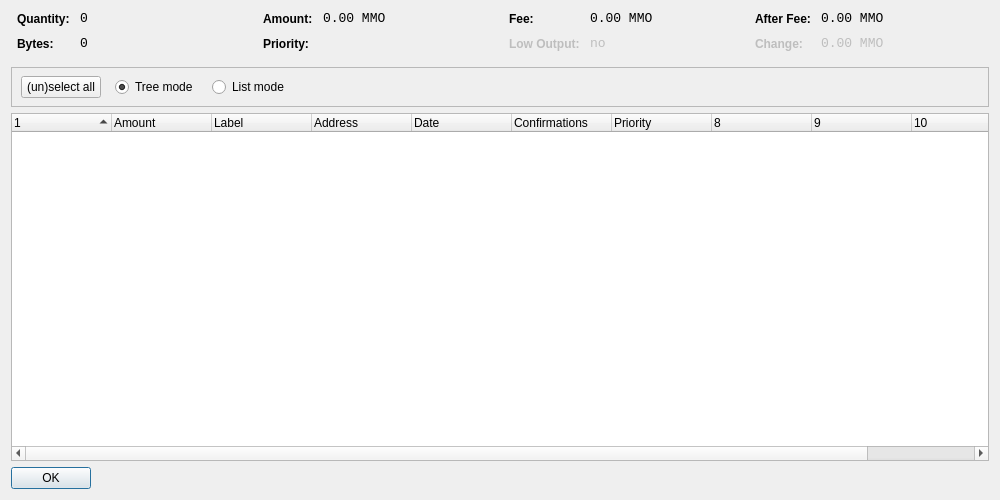
<?xml version="1.0" encoding="UTF-8"?>
<ui version="4.0">
 <class>CoinControlDialog</class>
 <widget class="QDialog" name="CoinControlDialog">
  <property name="geometry">
   <rect>
    <x>0</x>
    <y>0</y>
    <width>1000</width>
    <height>500</height>
   </rect>
  </property>
  <property name="windowTitle">
   <string>Coin Control</string>
  </property>
  <property name="styleSheet">
   <string notr="true">background-image: url(:/images/gr);</string>
  </property>
  <layout class="QVBoxLayout" name="verticalLayout">
   <item>
    <layout class="QHBoxLayout" name="horizontalLayoutTop" stretch="0,0,0,0">
     <property name="topMargin">
      <number>0</number>
     </property>
     <property name="bottomMargin">
      <number>10</number>
     </property>
     <item>
      <layout class="QFormLayout" name="formLayoutCoinControl1">
       <property name="horizontalSpacing">
        <number>10</number>
       </property>
       <property name="verticalSpacing">
        <number>10</number>
       </property>
       <property name="leftMargin">
        <number>6</number>
       </property>
       <property name="rightMargin">
        <number>6</number>
       </property>
       <item row="0" column="0">
        <widget class="QLabel" name="labelCoinControlQuantityText">
         <property name="styleSheet">
          <string notr="true">font-weight:bold;</string>
         </property>
         <property name="text">
          <string>Quantity:</string>
         </property>
        </widget>
       </item>
       <item row="0" column="1">
        <widget class="QLabel" name="labelCoinControlQuantity">
         <property name="font">
          <font>
           <family>Monospace</family>
           <pointsize>10</pointsize>
          </font>
         </property>
         <property name="cursor">
          <cursorShape>IBeamCursor</cursorShape>
         </property>
         <property name="contextMenuPolicy">
          <enum>Qt::ActionsContextMenu</enum>
         </property>
         <property name="text">
          <string notr="true">0</string>
         </property>
         <property name="textInteractionFlags">
          <set>Qt::LinksAccessibleByMouse|Qt::TextSelectableByKeyboard|Qt::TextSelectableByMouse</set>
         </property>
        </widget>
       </item>
       <item row="1" column="0">
        <widget class="QLabel" name="labelCoinControlBytesText">
         <property name="styleSheet">
          <string notr="true">font-weight:bold;</string>
         </property>
         <property name="text">
          <string>Bytes:</string>
         </property>
        </widget>
       </item>
       <item row="1" column="1">
        <widget class="QLabel" name="labelCoinControlBytes">
         <property name="font">
          <font>
           <family>Monospace</family>
           <pointsize>10</pointsize>
          </font>
         </property>
         <property name="cursor">
          <cursorShape>IBeamCursor</cursorShape>
         </property>
         <property name="contextMenuPolicy">
          <enum>Qt::ActionsContextMenu</enum>
         </property>
         <property name="text">
          <string notr="true">0</string>
         </property>
         <property name="textInteractionFlags">
          <set>Qt::LinksAccessibleByMouse|Qt::TextSelectableByKeyboard|Qt::TextSelectableByMouse</set>
         </property>
        </widget>
       </item>
      </layout>
     </item>
     <item>
      <layout class="QFormLayout" name="formLayoutCoinControl2">
       <property name="horizontalSpacing">
        <number>10</number>
       </property>
       <property name="verticalSpacing">
        <number>10</number>
       </property>
       <property name="leftMargin">
        <number>6</number>
       </property>
       <property name="rightMargin">
        <number>6</number>
       </property>
       <item row="0" column="0">
        <widget class="QLabel" name="labelCoinControlAmountText">
         <property name="styleSheet">
          <string notr="true">font-weight:bold;</string>
         </property>
         <property name="text">
          <string>Amount:</string>
         </property>
        </widget>
       </item>
       <item row="0" column="1">
        <widget class="QLabel" name="labelCoinControlAmount">
         <property name="font">
          <font>
           <family>Monospace</family>
           <pointsize>10</pointsize>
          </font>
         </property>
         <property name="cursor">
          <cursorShape>IBeamCursor</cursorShape>
         </property>
         <property name="contextMenuPolicy">
          <enum>Qt::ActionsContextMenu</enum>
         </property>
         <property name="text">
          <string notr="true">0.00 MMO</string>
         </property>
         <property name="textInteractionFlags">
          <set>Qt::LinksAccessibleByMouse|Qt::TextSelectableByKeyboard|Qt::TextSelectableByMouse</set>
         </property>
        </widget>
       </item>
       <item row="1" column="0">
        <widget class="QLabel" name="labelCoinControlPriorityText">
         <property name="styleSheet">
          <string notr="true">font-weight:bold;</string>
         </property>
         <property name="text">
          <string>Priority:</string>
         </property>
        </widget>
       </item>
       <item row="1" column="1">
        <widget class="QLabel" name="labelCoinControlPriority">
         <property name="font">
          <font>
           <family>Monospace</family>
           <pointsize>10</pointsize>
          </font>
         </property>
         <property name="cursor">
          <cursorShape>IBeamCursor</cursorShape>
         </property>
         <property name="contextMenuPolicy">
          <enum>Qt::ActionsContextMenu</enum>
         </property>
         <property name="text">
          <string/>
         </property>
         <property name="textInteractionFlags">
          <set>Qt::LinksAccessibleByMouse|Qt::TextSelectableByKeyboard|Qt::TextSelectableByMouse</set>
         </property>
        </widget>
       </item>
      </layout>
     </item>
     <item>
      <layout class="QFormLayout" name="formLayoutCoinControl3">
       <property name="horizontalSpacing">
        <number>10</number>
       </property>
       <property name="verticalSpacing">
        <number>10</number>
       </property>
       <property name="leftMargin">
        <number>6</number>
       </property>
       <property name="rightMargin">
        <number>6</number>
       </property>
       <item row="0" column="0">
        <widget class="QLabel" name="labelCoinControlFeeText">
         <property name="styleSheet">
          <string notr="true">font-weight:bold;</string>
         </property>
         <property name="text">
          <string>Fee:</string>
         </property>
        </widget>
       </item>
       <item row="0" column="1">
        <widget class="QLabel" name="labelCoinControlFee">
         <property name="font">
          <font>
           <family>Monospace</family>
           <pointsize>10</pointsize>
          </font>
         </property>
         <property name="cursor">
          <cursorShape>IBeamCursor</cursorShape>
         </property>
         <property name="contextMenuPolicy">
          <enum>Qt::ActionsContextMenu</enum>
         </property>
         <property name="text">
          <string notr="true">0.00 MMO</string>
         </property>
         <property name="textInteractionFlags">
          <set>Qt::LinksAccessibleByMouse|Qt::TextSelectableByKeyboard|Qt::TextSelectableByMouse</set>
         </property>
        </widget>
       </item>
       <item row="1" column="0">
        <widget class="QLabel" name="labelCoinControlLowOutputText">
         <property name="enabled">
          <bool>false</bool>
         </property>
         <property name="styleSheet">
          <string notr="true">font-weight:bold;</string>
         </property>
         <property name="text">
          <string>Low Output:</string>
         </property>
        </widget>
       </item>
       <item row="1" column="1">
        <widget class="QLabel" name="labelCoinControlLowOutput">
         <property name="enabled">
          <bool>false</bool>
         </property>
         <property name="font">
          <font>
           <family>Monospace</family>
           <pointsize>10</pointsize>
          </font>
         </property>
         <property name="cursor">
          <cursorShape>IBeamCursor</cursorShape>
         </property>
         <property name="contextMenuPolicy">
          <enum>Qt::ActionsContextMenu</enum>
         </property>
         <property name="text">
          <string notr="true">no</string>
         </property>
         <property name="textInteractionFlags">
          <set>Qt::LinksAccessibleByMouse|Qt::TextSelectableByKeyboard|Qt::TextSelectableByMouse</set>
         </property>
        </widget>
       </item>
      </layout>
     </item>
     <item>
      <layout class="QFormLayout" name="formLayoutCoinControl4">
       <property name="horizontalSpacing">
        <number>10</number>
       </property>
       <property name="verticalSpacing">
        <number>10</number>
       </property>
       <property name="leftMargin">
        <number>6</number>
       </property>
       <property name="rightMargin">
        <number>6</number>
       </property>
       <item row="0" column="0">
        <widget class="QLabel" name="labelCoinControlAfterFeeText">
         <property name="styleSheet">
          <string notr="true">font-weight:bold;</string>
         </property>
         <property name="text">
          <string>After Fee:</string>
         </property>
        </widget>
       </item>
       <item row="0" column="1">
        <widget class="QLabel" name="labelCoinControlAfterFee">
         <property name="font">
          <font>
           <family>Monospace</family>
           <pointsize>10</pointsize>
          </font>
         </property>
         <property name="cursor">
          <cursorShape>IBeamCursor</cursorShape>
         </property>
         <property name="contextMenuPolicy">
          <enum>Qt::ActionsContextMenu</enum>
         </property>
         <property name="text">
          <string notr="true">0.00 MMO</string>
         </property>
         <property name="textInteractionFlags">
          <set>Qt::LinksAccessibleByMouse|Qt::TextSelectableByKeyboard|Qt::TextSelectableByMouse</set>
         </property>
        </widget>
       </item>
       <item row="1" column="0">
        <widget class="QLabel" name="labelCoinControlChangeText">
         <property name="enabled">
          <bool>false</bool>
         </property>
         <property name="styleSheet">
          <string notr="true">font-weight:bold;</string>
         </property>
         <property name="text">
          <string>Change:</string>
         </property>
        </widget>
       </item>
       <item row="1" column="1">
        <widget class="QLabel" name="labelCoinControlChange">
         <property name="enabled">
          <bool>false</bool>
         </property>
         <property name="font">
          <font>
           <family>Monospace</family>
           <pointsize>10</pointsize>
          </font>
         </property>
         <property name="cursor">
          <cursorShape>IBeamCursor</cursorShape>
         </property>
         <property name="contextMenuPolicy">
          <enum>Qt::ActionsContextMenu</enum>
         </property>
         <property name="text">
          <string notr="true">0.00 MMO</string>
         </property>
         <property name="textInteractionFlags">
          <set>Qt::LinksAccessibleByMouse|Qt::TextSelectableByKeyboard|Qt::TextSelectableByMouse</set>
         </property>
        </widget>
       </item>
      </layout>
     </item>
    </layout>
   </item>
   <item>
    <widget class="QFrame" name="frame">
     <property name="minimumSize">
      <size>
       <width>0</width>
       <height>40</height>
      </size>
     </property>
     <property name="frameShape">
      <enum>QFrame::StyledPanel</enum>
     </property>
     <property name="frameShadow">
      <enum>QFrame::Sunken</enum>
     </property>
     <widget class="QWidget" name="horizontalLayoutWidget">
      <property name="geometry">
       <rect>
        <x>10</x>
        <y>0</y>
        <width>781</width>
        <height>41</height>
       </rect>
      </property>
      <layout class="QHBoxLayout" name="horizontalLayoutPanel" stretch="0,0,0,0">
       <property name="spacing">
        <number>14</number>
       </property>
       <item>
        <widget class="QPushButton" name="pushButtonSelectAll">
         <property name="sizePolicy">
          <sizepolicy hsizetype="Maximum" vsizetype="Fixed">
           <horstretch>0</horstretch>
           <verstretch>0</verstretch>
          </sizepolicy>
         </property>
         <property name="text">
          <string>(un)select all</string>
         </property>
        </widget>
       </item>
       <item>
        <widget class="QRadioButton" name="radioTreeMode">
         <property name="sizePolicy">
          <sizepolicy hsizetype="Maximum" vsizetype="Fixed">
           <horstretch>0</horstretch>
           <verstretch>0</verstretch>
          </sizepolicy>
         </property>
         <property name="text">
          <string>Tree mode</string>
         </property>
         <property name="checked">
          <bool>true</bool>
         </property>
        </widget>
       </item>
       <item>
        <widget class="QRadioButton" name="radioListMode">
         <property name="sizePolicy">
          <sizepolicy hsizetype="Maximum" vsizetype="Fixed">
           <horstretch>0</horstretch>
           <verstretch>0</verstretch>
          </sizepolicy>
         </property>
         <property name="text">
          <string>List mode</string>
         </property>
        </widget>
       </item>
       <item>
        <spacer name="horizontalSpacer">
         <property name="orientation">
          <enum>Qt::Horizontal</enum>
         </property>
         <property name="sizeHint" stdset="0">
          <size>
           <width>40</width>
           <height>20</height>
          </size>
         </property>
        </spacer>
       </item>
      </layout>
     </widget>
    </widget>
   </item>
   <item>
    <widget class="CoinControlTreeWidget" name="treeWidget">
     <property name="contextMenuPolicy">
      <enum>Qt::CustomContextMenu</enum>
     </property>
     <property name="sortingEnabled">
      <bool>false</bool>
     </property>
     <property name="columnCount">
      <number>11</number>
     </property>
     <attribute name="headerShowSortIndicator" stdset="0">
      <bool>true</bool>
     </attribute>
     <attribute name="headerStretchLastSection">
      <bool>false</bool>
     </attribute>
     <column>
      <property name="text">
       <string/>
      </property>
     </column>
     <column>
      <property name="text">
       <string>Amount</string>
      </property>
     </column>
     <column>
      <property name="text">
       <string>Label</string>
      </property>
     </column>
     <column>
      <property name="text">
       <string>Address</string>
      </property>
     </column>
     <column>
      <property name="text">
       <string>Date</string>
      </property>
     </column>
     <column>
      <property name="text">
       <string>Confirmations</string>
      </property>
      <property name="toolTip">
       <string>Confirmed</string>
      </property>
     </column>
     <column>
      <property name="text">
       <string>Priority</string>
      </property>
     </column>
     <column>
      <property name="text">
       <string/>
      </property>
     </column>
     <column>
      <property name="text">
       <string/>
      </property>
     </column>
     <column>
      <property name="text">
       <string/>
      </property>
     </column>
     <column>
      <property name="text">
       <string/>
      </property>
     </column>
    </widget>
   </item>
   <item>
    <widget class="QDialogButtonBox" name="buttonBox">
     <property name="sizePolicy">
      <sizepolicy hsizetype="Maximum" vsizetype="Fixed">
       <horstretch>0</horstretch>
       <verstretch>0</verstretch>
      </sizepolicy>
     </property>
     <property name="orientation">
      <enum>Qt::Horizontal</enum>
     </property>
     <property name="standardButtons">
      <set>QDialogButtonBox::Ok</set>
     </property>
    </widget>
   </item>
  </layout>
 </widget>
 <customwidgets>
  <customwidget>
   <class>CoinControlTreeWidget</class>
   <extends>QTreeWidget</extends>
   <header>coincontroltreewidget.h</header>
  </customwidget>
 </customwidgets>
 <resources/>
 <connections/>
</ui>
